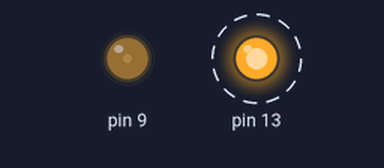
Simulated run of this sketch. Board: Arduino Uno, built with avr-gcc and run on an emulated ATmega328P. Parts: output pins drawn as LEDs (lit = HIGH). Dashed ring = blinking.

Above: at 0.05 s.
At 0.2 s:
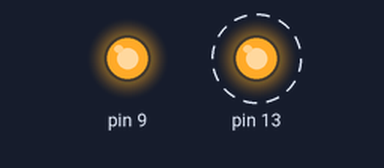
Timing chart, 0 to 3.0 s (numbered marks = the images above):
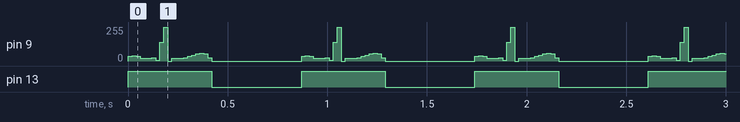

The sketch:

simul_freq.ino
```cpp
/* Main.ino file generated by New Project wizard

  Created:   Thu Sep 5 2013
  Processor: ATmega328P
  Compiler:  Arduino AVR
*/
unsigned int val[] = {35, 38, 35, 20, 20, 20, 25, 5, 140, 255, 0, 20, 20, 20, 25, 35, 45, 55, 58, 56, 25};
int delai = 450 ;
void setup()
{
  pinMode(9, OUTPUT);
  pinMode(13, OUTPUT);
  Serial.begin(9600);
}

void loop()
{
  if(Serial.available()){
    delai = Serial.readStringUntil('\n').toInt();
  }
  digitalWrite(13, HIGH );
  int i;
  for (i = 0; i <= 20; i++)
  {
    analogWrite(9, val[i]);
    delay(20);
  }
  digitalWrite(13, LOW );
  analogWrite(9, 0);
  delay(450);
}
```

Measured:
- by itself, pin 13: alternates HIGH for 0.42 s and LOW for 0.45 s
- by itself, pin 9: repeats every 0.87 s: 38/255 0.02 s, 35/255 0.02 s, 20/255 0.06 s, 25/255 0.02 s, 5/255 0.02 s, 140/255 0.02 s, 255/255 0.02 s, 0/255 0.02 s, 20/255 0.06 s, 25/255 0.02 s, 35/255 0.02 s, 45/255 0.02 s, 55/255 0.02 s, 58/255 0.02 s, 56/255 0.02 s, 25/255 0.02 s, 0/255 0.45 s, 35/255 0.02 s
